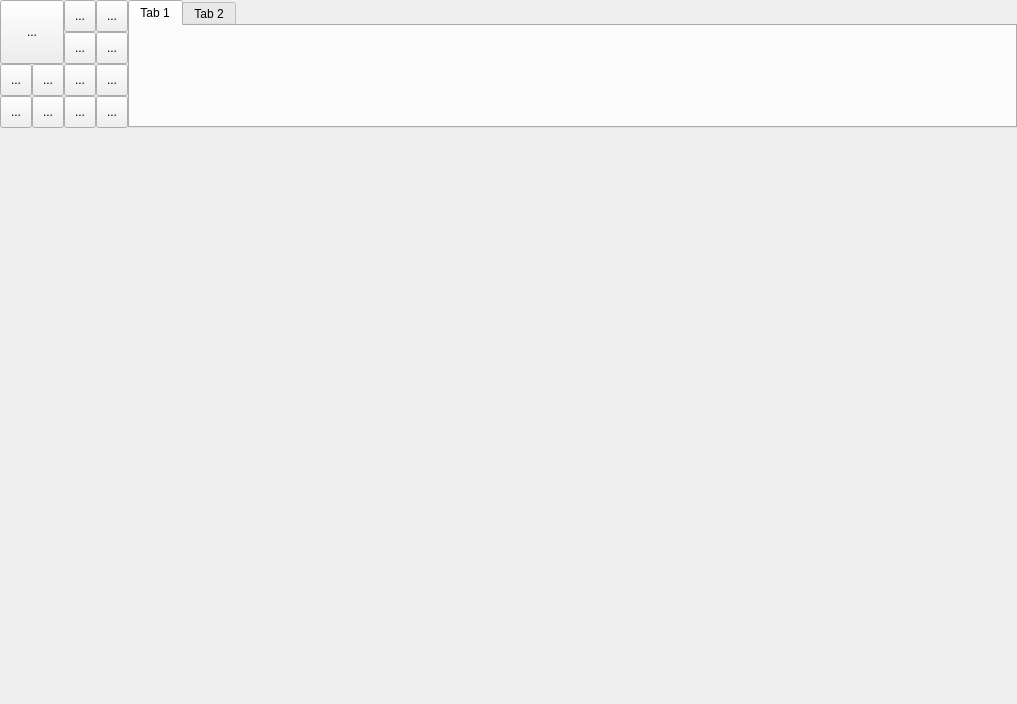
<?xml version="1.0" encoding="UTF-8"?>
<ui version="4.0">
 <class>Widget</class>
 <widget class="QWidget" name="Widget">
  <property name="windowModality">
   <enum>Qt::ApplicationModal</enum>
  </property>
  <property name="geometry">
   <rect>
    <x>0</x>
    <y>0</y>
    <width>1017</width>
    <height>704</height>
   </rect>
  </property>
  <property name="Widget Window" stdset="0">
   <string>Form</string>
  </property>
  <layout class="QVBoxLayout" name="verticalLayout" stretch="2,10,1">
   <property name="spacing">
    <number>0</number>
   </property>
   <property name="leftMargin">
    <number>0</number>
   </property>
   <property name="topMargin">
    <number>0</number>
   </property>
   <property name="rightMargin">
    <number>0</number>
   </property>
   <property name="bottomMargin">
    <number>0</number>
   </property>
   <item>
    <layout class="QHBoxLayout" name="horizontalLayout_1_Top" stretch="2,10">
     <property name="spacing">
      <number>0</number>
     </property>
     <item>
      <layout class="QGridLayout" name="gridLayout">
       <property name="spacing">
        <number>0</number>
       </property>
       <item row="2" column="1">
        <widget class="QToolButton" name="toolButton_7">
         <property name="minimumSize">
          <size>
           <width>32</width>
           <height>32</height>
          </size>
         </property>
         <property name="maximumSize">
          <size>
           <width>32</width>
           <height>32</height>
          </size>
         </property>
         <property name="text">
          <string>...</string>
         </property>
        </widget>
       </item>
       <item row="3" column="2">
        <widget class="QToolButton" name="toolButton_10">
         <property name="minimumSize">
          <size>
           <width>32</width>
           <height>32</height>
          </size>
         </property>
         <property name="maximumSize">
          <size>
           <width>32</width>
           <height>32</height>
          </size>
         </property>
         <property name="text">
          <string>...</string>
         </property>
        </widget>
       </item>
       <item row="2" column="2">
        <widget class="QToolButton" name="toolButton_9">
         <property name="minimumSize">
          <size>
           <width>32</width>
           <height>32</height>
          </size>
         </property>
         <property name="maximumSize">
          <size>
           <width>32</width>
           <height>32</height>
          </size>
         </property>
         <property name="text">
          <string>...</string>
         </property>
        </widget>
       </item>
       <item row="1" column="2">
        <widget class="QToolButton" name="toolButton_6">
         <property name="minimumSize">
          <size>
           <width>32</width>
           <height>32</height>
          </size>
         </property>
         <property name="maximumSize">
          <size>
           <width>32</width>
           <height>32</height>
          </size>
         </property>
         <property name="text">
          <string>...</string>
         </property>
        </widget>
       </item>
       <item row="3" column="1">
        <widget class="QToolButton" name="toolButton_8">
         <property name="minimumSize">
          <size>
           <width>32</width>
           <height>32</height>
          </size>
         </property>
         <property name="maximumSize">
          <size>
           <width>32</width>
           <height>32</height>
          </size>
         </property>
         <property name="text">
          <string>...</string>
         </property>
        </widget>
       </item>
       <item row="0" column="2">
        <widget class="QToolButton" name="toolButton_3">
         <property name="minimumSize">
          <size>
           <width>32</width>
           <height>32</height>
          </size>
         </property>
         <property name="maximumSize">
          <size>
           <width>32</width>
           <height>32</height>
          </size>
         </property>
         <property name="text">
          <string>...</string>
         </property>
        </widget>
       </item>
       <item row="3" column="3">
        <widget class="QToolButton" name="toolButton_11">
         <property name="minimumSize">
          <size>
           <width>32</width>
           <height>32</height>
          </size>
         </property>
         <property name="maximumSize">
          <size>
           <width>32</width>
           <height>32</height>
          </size>
         </property>
         <property name="text">
          <string>...</string>
         </property>
        </widget>
       </item>
       <item row="2" column="3">
        <widget class="QToolButton" name="toolButton_12">
         <property name="minimumSize">
          <size>
           <width>32</width>
           <height>32</height>
          </size>
         </property>
         <property name="maximumSize">
          <size>
           <width>32</width>
           <height>32</height>
          </size>
         </property>
         <property name="text">
          <string>...</string>
         </property>
        </widget>
       </item>
       <item row="1" column="3">
        <widget class="QToolButton" name="toolButton_13">
         <property name="minimumSize">
          <size>
           <width>32</width>
           <height>32</height>
          </size>
         </property>
         <property name="maximumSize">
          <size>
           <width>32</width>
           <height>32</height>
          </size>
         </property>
         <property name="text">
          <string>...</string>
         </property>
        </widget>
       </item>
       <item row="0" column="3">
        <widget class="QToolButton" name="toolButton_14">
         <property name="minimumSize">
          <size>
           <width>32</width>
           <height>32</height>
          </size>
         </property>
         <property name="maximumSize">
          <size>
           <width>32</width>
           <height>32</height>
          </size>
         </property>
         <property name="text">
          <string>...</string>
         </property>
        </widget>
       </item>
       <item row="2" column="0">
        <widget class="QToolButton" name="toolButton_2">
         <property name="minimumSize">
          <size>
           <width>32</width>
           <height>32</height>
          </size>
         </property>
         <property name="maximumSize">
          <size>
           <width>32</width>
           <height>32</height>
          </size>
         </property>
         <property name="text">
          <string>...</string>
         </property>
        </widget>
       </item>
       <item row="3" column="0">
        <widget class="QToolButton" name="toolButton_4">
         <property name="minimumSize">
          <size>
           <width>32</width>
           <height>32</height>
          </size>
         </property>
         <property name="maximumSize">
          <size>
           <width>32</width>
           <height>32</height>
          </size>
         </property>
         <property name="text">
          <string>...</string>
         </property>
        </widget>
       </item>
       <item row="0" column="0" rowspan="2" colspan="2">
        <widget class="QToolButton" name="toolButton">
         <property name="minimumSize">
          <size>
           <width>64</width>
           <height>64</height>
          </size>
         </property>
         <property name="maximumSize">
          <size>
           <width>64</width>
           <height>64</height>
          </size>
         </property>
         <property name="text">
          <string>...</string>
         </property>
        </widget>
       </item>
      </layout>
     </item>
     <item>
      <widget class="QTabWidget" name="tabWidget">
       <property name="minimumSize">
        <size>
         <width>0</width>
         <height>0</height>
        </size>
       </property>
       <property name="maximumSize">
        <size>
         <width>16777215</width>
         <height>16777215</height>
        </size>
       </property>
       <widget class="QWidget" name="tab">
        <attribute name="title">
         <string>Tab 1</string>
        </attribute>
       </widget>
       <widget class="QWidget" name="tab_2">
        <attribute name="title">
         <string>Tab 2</string>
        </attribute>
       </widget>
      </widget>
     </item>
    </layout>
   </item>
   <item>
    <layout class="QHBoxLayout" name="horizontalLayout_2_Middle">
     <property name="spacing">
      <number>0</number>
     </property>
     <item>
      <widget class="QStackedWidget" name="stackedWidget">
       <widget class="QWidget" name="page"/>
       <widget class="QWidget" name="page_2"/>
      </widget>
     </item>
    </layout>
   </item>
   <item>
    <layout class="QHBoxLayout" name="horizontalLayout_3_Bottom" stretch="">
     <property name="spacing">
      <number>0</number>
     </property>
    </layout>
   </item>
  </layout>
 </widget>
 <resources/>
 <connections/>
</ui>
